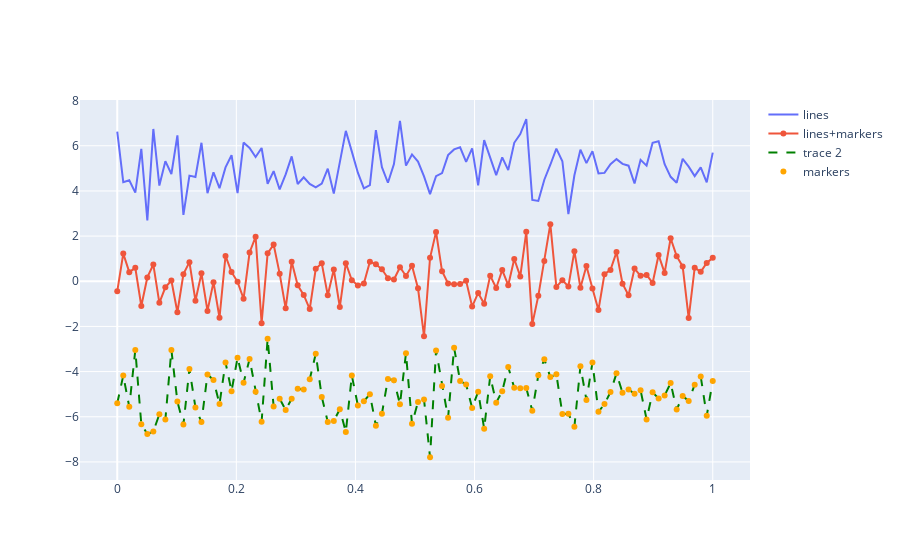

Here is the notebook cell this chart was saved with:
### Code cell
#Line Plot Modes

import plotly.graph_objects as go
import numpy as np

x = np.random.seed(1)

N = 100
random_x = np.linspace(0, 1, N)
random_y0 = np.random.randn(N) + 5
random_y1 = np.random.randn(N)
random_y2 = np.random.randn(N) - 5

fig = go.Figure()
fig.add_trace(go.Scatter(x=random_x, y=random_y0, mode='lines', name='lines'))
fig.add_trace(go.Scatter(x=random_x, y=random_y1, mode='lines+markers', name='lines+markers'))
fig.add_trace(go.Scatter(x=random_x, y=random_y2,line=dict(color='green',dash='dash')))
fig.add_trace(go.Scatter(x=random_x, y=random_y2, mode='markers', name='markers',line=dict(color='orange')))



fig.show()
